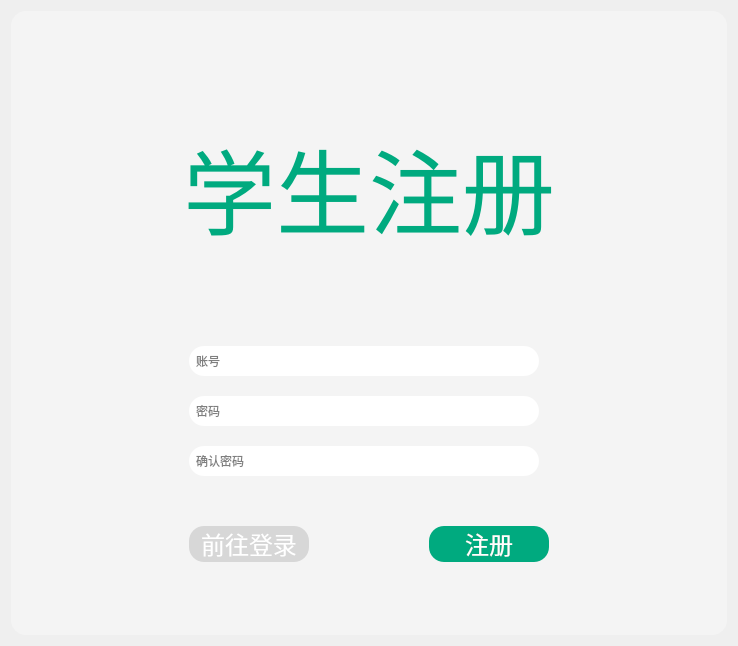
<?xml version="1.0" encoding="UTF-8"?>
<ui version="4.0">
 <class>Form</class>
 <widget class="QWidget" name="Form">
  <property name="geometry">
   <rect>
    <x>0</x>
    <y>0</y>
    <width>738</width>
    <height>646</height>
   </rect>
  </property>
  <property name="windowTitle">
   <string>教务管理系统</string>
  </property>
  <layout class="QHBoxLayout" name="horizontalLayout_7">
   <item>
    <widget class="QWidget" name="widget" native="true">
     <property name="styleSheet">
      <string notr="true">border-radius:15px;
background-color: rgb(244, 244, 244);</string>
     </property>
     <layout class="QHBoxLayout" name="horizontalLayout_6">
      <item>
       <layout class="QVBoxLayout" name="verticalLayout_4">
        <item>
         <layout class="QHBoxLayout" name="horizontalLayout_2">
          <item>
           <spacer name="horizontalSpacer_3">
            <property name="orientation">
             <enum>Qt::Horizontal</enum>
            </property>
            <property name="sizeHint" stdset="0">
             <size>
              <width>40</width>
              <height>20</height>
             </size>
            </property>
           </spacer>
          </item>
          <item>
           <widget class="QPushButton" name="pushButton_3">
            <property name="minimumSize">
             <size>
              <width>9</width>
              <height>9</height>
             </size>
            </property>
            <property name="maximumSize">
             <size>
              <width>30</width>
              <height>30</height>
             </size>
            </property>
            <property name="font">
             <font>
              <pointsize>123453</pointsize>
             </font>
            </property>
            <property name="styleSheet">
             <string notr="true">border:none;
image:url(./imgs/关闭.png);</string>
            </property>
            <property name="text">
             <string/>
            </property>
            <property name="iconSize">
             <size>
              <width>9</width>
              <height>9</height>
             </size>
            </property>
           </widget>
          </item>
         </layout>
        </item>
        <item>
         <widget class="QStackedWidget" name="stackedWidget">
          <property name="currentIndex">
           <number>1</number>
          </property>
          <widget class="QWidget" name="page">
           <layout class="QHBoxLayout" name="horizontalLayout">
            <item>
             <layout class="QVBoxLayout" name="verticalLayout_3">
              <property name="bottomMargin">
               <number>20</number>
              </property>
              <item>
               <spacer name="verticalSpacer">
                <property name="orientation">
                 <enum>Qt::Vertical</enum>
                </property>
                <property name="sizeHint" stdset="0">
                 <size>
                  <width>20</width>
                  <height>40</height>
                 </size>
                </property>
               </spacer>
              </item>
              <item>
               <widget class="QLabel" name="label">
                <property name="minimumSize">
                 <size>
                  <width>560</width>
                  <height>90</height>
                 </size>
                </property>
                <property name="font">
                 <font>
                  <family>隶书</family>
                  <pointsize>70</pointsize>
                 </font>
                </property>
                <property name="styleSheet">
                 <string notr="true">color:rgb(0,170,127);</string>
                </property>
                <property name="text">
                 <string>教务管理系统</string>
                </property>
                <property name="textFormat">
                 <enum>Qt::MarkdownText</enum>
                </property>
                <property name="alignment">
                 <set>Qt::AlignCenter</set>
                </property>
               </widget>
              </item>
              <item>
               <layout class="QHBoxLayout" name="horizontalLayout_5">
                <item>
                 <spacer name="horizontalSpacer">
                  <property name="orientation">
                   <enum>Qt::Horizontal</enum>
                  </property>
                  <property name="sizeHint" stdset="0">
                   <size>
                    <width>40</width>
                    <height>20</height>
                   </size>
                  </property>
                 </spacer>
                </item>
                <item>
                 <layout class="QVBoxLayout" name="verticalLayout_2">
                  <property name="spacing">
                   <number>40</number>
                  </property>
                  <property name="bottomMargin">
                   <number>0</number>
                  </property>
                  <item>
                   <layout class="QVBoxLayout" name="verticalLayout">
                    <property name="spacing">
                     <number>20</number>
                    </property>
                    <property name="leftMargin">
                     <number>0</number>
                    </property>
                    <property name="topMargin">
                     <number>100</number>
                    </property>
                    <item>
                     <widget class="QLineEdit" name="lineEdit">
                      <property name="minimumSize">
                       <size>
                        <width>300</width>
                        <height>30</height>
                       </size>
                      </property>
                      <property name="maximumSize">
                       <size>
                        <width>350</width>
                        <height>35</height>
                       </size>
                      </property>
                      <property name="styleSheet">
                       <string notr="true">border-radius:15px;
padding:5px;
background-color: rgb(255, 255, 255);</string>
                      </property>
                      <property name="text">
                       <string/>
                      </property>
                      <property name="placeholderText">
                       <string>账号</string>
                      </property>
                     </widget>
                    </item>
                    <item>
                     <widget class="QLineEdit" name="lineEdit_2">
                      <property name="minimumSize">
                       <size>
                        <width>300</width>
                        <height>30</height>
                       </size>
                      </property>
                      <property name="maximumSize">
                       <size>
                        <width>350</width>
                        <height>35</height>
                       </size>
                      </property>
                      <property name="styleSheet">
                       <string notr="true">border-radius:15px;
padding:5px;
background-color: rgb(255, 255, 255);</string>
                      </property>
                      <property name="inputMask">
                       <string/>
                      </property>
                      <property name="text">
                       <string/>
                      </property>
                      <property name="frame">
                       <bool>true</bool>
                      </property>
                      <property name="echoMode">
                       <enum>QLineEdit::Password</enum>
                      </property>
                      <property name="placeholderText">
                       <string>密码</string>
                      </property>
                     </widget>
                    </item>
                   </layout>
                  </item>
                  <item>
                   <layout class="QHBoxLayout" name="horizontalLayout_4">
                    <property name="spacing">
                     <number>30</number>
                    </property>
                    <property name="leftMargin">
                     <number>80</number>
                    </property>
                   </layout>
                  </item>
                  <item>
                   <layout class="QHBoxLayout" name="horizontalLayout_3">
                    <property name="spacing">
                     <number>100</number>
                    </property>
                    <property name="leftMargin">
                     <number>30</number>
                    </property>
                    <property name="rightMargin">
                     <number>30</number>
                    </property>
                    <item>
                     <widget class="QPushButton" name="pushButton">
                      <property name="enabled">
                       <bool>true</bool>
                      </property>
                      <property name="sizePolicy">
                       <sizepolicy hsizetype="Minimum" vsizetype="Fixed">
                        <horstretch>0</horstretch>
                        <verstretch>0</verstretch>
                       </sizepolicy>
                      </property>
                      <property name="minimumSize">
                       <size>
                        <width>80</width>
                        <height>30</height>
                       </size>
                      </property>
                      <property name="font">
                       <font>
                        <family>黑体</family>
                        <pointsize>18</pointsize>
                       </font>
                      </property>
                      <property name="layoutDirection">
                       <enum>Qt::LeftToRight</enum>
                      </property>
                      <property name="styleSheet">
                       <string notr="true">QPushButton{
	border-radius:15px;
	background-color: rgb(0,170,127);
	color: rgb(255, 255, 255);
}

QPushButton:hover{
	background-color: rgb(0,200,127);
}
QPushButton:pressed{
	background-color: rgb(0,140,127);
}</string>
                      </property>
                      <property name="text">
                       <string>登录</string>
                      </property>
                      <property name="autoDefault">
                       <bool>false</bool>
                      </property>
                     </widget>
                    </item>
                    <item>
                     <widget class="QPushButton" name="pushButton_2">
                      <property name="enabled">
                       <bool>true</bool>
                      </property>
                      <property name="sizePolicy">
                       <sizepolicy hsizetype="Minimum" vsizetype="Fixed">
                        <horstretch>0</horstretch>
                        <verstretch>0</verstretch>
                       </sizepolicy>
                      </property>
                      <property name="minimumSize">
                       <size>
                        <width>80</width>
                        <height>30</height>
                       </size>
                      </property>
                      <property name="font">
                       <font>
                        <family>黑体</family>
                        <pointsize>18</pointsize>
                       </font>
                      </property>
                      <property name="layoutDirection">
                       <enum>Qt::LeftToRight</enum>
                      </property>
                      <property name="styleSheet">
                       <string notr="true">
QPushButton{
	border-radius:15px;
	color: rgb(255, 255, 255);
	background-color: rgb(215, 215, 215);
}

QPushButton:hover{
	background-color: rgb(235, 235, 235);
}
QPushButton:pressed{
	background-color: rgb(185,185,185);
}</string>
                      </property>
                      <property name="text">
                       <string>注册</string>
                      </property>
                      <property name="autoDefault">
                       <bool>false</bool>
                      </property>
                     </widget>
                    </item>
                   </layout>
                  </item>
                 </layout>
                </item>
                <item>
                 <spacer name="horizontalSpacer_2">
                  <property name="orientation">
                   <enum>Qt::Horizontal</enum>
                  </property>
                  <property name="sizeHint" stdset="0">
                   <size>
                    <width>40</width>
                    <height>20</height>
                   </size>
                  </property>
                 </spacer>
                </item>
               </layout>
              </item>
              <item>
               <spacer name="verticalSpacer_2">
                <property name="orientation">
                 <enum>Qt::Vertical</enum>
                </property>
                <property name="sizeHint" stdset="0">
                 <size>
                  <width>20</width>
                  <height>40</height>
                 </size>
                </property>
               </spacer>
              </item>
             </layout>
            </item>
           </layout>
          </widget>
          <widget class="QWidget" name="page_2">
           <layout class="QHBoxLayout" name="horizontalLayout_14">
            <item>
             <layout class="QVBoxLayout" name="verticalLayout_8">
              <item>
               <spacer name="verticalSpacer_5">
                <property name="orientation">
                 <enum>Qt::Vertical</enum>
                </property>
                <property name="sizeHint" stdset="0">
                 <size>
                  <width>20</width>
                  <height>40</height>
                 </size>
                </property>
               </spacer>
              </item>
              <item>
               <layout class="QHBoxLayout" name="horizontalLayout_11">
                <item>
                 <spacer name="horizontalSpacer_6">
                  <property name="orientation">
                   <enum>Qt::Horizontal</enum>
                  </property>
                  <property name="sizeHint" stdset="0">
                   <size>
                    <width>40</width>
                    <height>20</height>
                   </size>
                  </property>
                 </spacer>
                </item>
                <item>
                 <layout class="QVBoxLayout" name="verticalLayout_9">
                  <property name="spacing">
                   <number>40</number>
                  </property>
                  <item>
                   <widget class="QLabel" name="label_3">
                    <property name="minimumSize">
                     <size>
                      <width>560</width>
                      <height>90</height>
                     </size>
                    </property>
                    <property name="font">
                     <font>
                      <family>隶书</family>
                      <pointsize>70</pointsize>
                     </font>
                    </property>
                    <property name="styleSheet">
                     <string notr="true">color:rgb(0,170,127);</string>
                    </property>
                    <property name="text">
                     <string>学生注册</string>
                    </property>
                    <property name="textFormat">
                     <enum>Qt::MarkdownText</enum>
                    </property>
                    <property name="alignment">
                     <set>Qt::AlignCenter</set>
                    </property>
                   </widget>
                  </item>
                  <item>
                   <layout class="QVBoxLayout" name="verticalLayout_10">
                    <property name="spacing">
                     <number>20</number>
                    </property>
                    <property name="leftMargin">
                     <number>100</number>
                    </property>
                    <property name="topMargin">
                     <number>50</number>
                    </property>
                    <item>
                     <widget class="QLineEdit" name="lineEdit_5">
                      <property name="enabled">
                       <bool>true</bool>
                      </property>
                      <property name="minimumSize">
                       <size>
                        <width>300</width>
                        <height>30</height>
                       </size>
                      </property>
                      <property name="maximumSize">
                       <size>
                        <width>350</width>
                        <height>35</height>
                       </size>
                      </property>
                      <property name="styleSheet">
                       <string notr="true">border-radius:15px;
padding:5px;
background-color: rgb(255, 255, 255);</string>
                      </property>
                      <property name="text">
                       <string/>
                      </property>
                      <property name="placeholderText">
                       <string>账号</string>
                      </property>
                     </widget>
                    </item>
                    <item>
                     <widget class="QLineEdit" name="lineEdit_6">
                      <property name="enabled">
                       <bool>true</bool>
                      </property>
                      <property name="minimumSize">
                       <size>
                        <width>300</width>
                        <height>30</height>
                       </size>
                      </property>
                      <property name="maximumSize">
                       <size>
                        <width>350</width>
                        <height>35</height>
                       </size>
                      </property>
                      <property name="styleSheet">
                       <string notr="true">border-radius:15px;
padding:5px;
background-color: rgb(255, 255, 255);</string>
                      </property>
                      <property name="inputMask">
                       <string/>
                      </property>
                      <property name="text">
                       <string/>
                      </property>
                      <property name="frame">
                       <bool>true</bool>
                      </property>
                      <property name="echoMode">
                       <enum>QLineEdit::Password</enum>
                      </property>
                      <property name="placeholderText">
                       <string>密码</string>
                      </property>
                     </widget>
                    </item>
                    <item>
                     <widget class="QLineEdit" name="lineEdit_7">
                      <property name="enabled">
                       <bool>true</bool>
                      </property>
                      <property name="minimumSize">
                       <size>
                        <width>300</width>
                        <height>30</height>
                       </size>
                      </property>
                      <property name="maximumSize">
                       <size>
                        <width>350</width>
                        <height>35</height>
                       </size>
                      </property>
                      <property name="styleSheet">
                       <string notr="true">border-radius:15px;
padding:5px;
background-color: rgb(255, 255, 255);</string>
                      </property>
                      <property name="inputMask">
                       <string/>
                      </property>
                      <property name="text">
                       <string/>
                      </property>
                      <property name="frame">
                       <bool>true</bool>
                      </property>
                      <property name="echoMode">
                       <enum>QLineEdit::Password</enum>
                      </property>
                      <property name="placeholderText">
                       <string>确认密码</string>
                      </property>
                     </widget>
                    </item>
                   </layout>
                  </item>
                  <item>
                   <layout class="QHBoxLayout" name="horizontalLayout_13">
                    <property name="spacing">
                     <number>120</number>
                    </property>
                    <property name="leftMargin">
                     <number>100</number>
                    </property>
                    <property name="topMargin">
                     <number>10</number>
                    </property>
                    <property name="rightMargin">
                     <number>100</number>
                    </property>
                    <item>
                     <widget class="QPushButton" name="pushButton_6">
                      <property name="enabled">
                       <bool>true</bool>
                      </property>
                      <property name="sizePolicy">
                       <sizepolicy hsizetype="Minimum" vsizetype="Fixed">
                        <horstretch>0</horstretch>
                        <verstretch>0</verstretch>
                       </sizepolicy>
                      </property>
                      <property name="minimumSize">
                       <size>
                        <width>80</width>
                        <height>30</height>
                       </size>
                      </property>
                      <property name="font">
                       <font>
                        <family>黑体</family>
                        <pointsize>18</pointsize>
                       </font>
                      </property>
                      <property name="layoutDirection">
                       <enum>Qt::LeftToRight</enum>
                      </property>
                      <property name="styleSheet">
                       <string notr="true">QPushButton{
	border-radius:15px;
	color: rgb(255, 255, 255);
	background-color: rgb(215, 215, 215);
}

QPushButton:hover{
	background-color: rgb(235, 235, 235);
}
QPushButton:pressed{
	background-color: rgb(185,185,185);
}</string>
                      </property>
                      <property name="text">
                       <string>前往登录</string>
                      </property>
                      <property name="autoDefault">
                       <bool>false</bool>
                      </property>
                     </widget>
                    </item>
                    <item>
                     <widget class="QPushButton" name="pushButton_7">
                      <property name="enabled">
                       <bool>true</bool>
                      </property>
                      <property name="sizePolicy">
                       <sizepolicy hsizetype="Minimum" vsizetype="Fixed">
                        <horstretch>0</horstretch>
                        <verstretch>0</verstretch>
                       </sizepolicy>
                      </property>
                      <property name="minimumSize">
                       <size>
                        <width>80</width>
                        <height>30</height>
                       </size>
                      </property>
                      <property name="font">
                       <font>
                        <family>黑体</family>
                        <pointsize>18</pointsize>
                       </font>
                      </property>
                      <property name="layoutDirection">
                       <enum>Qt::LeftToRight</enum>
                      </property>
                      <property name="styleSheet">
                       <string notr="true">QPushButton{
	border-radius:15px;
	background-color: rgb(0,170,127);
	color: rgb(255, 255, 255);
}

QPushButton:hover{
	background-color: rgb(0,200,127);
}
QPushButton:pressed{
	background-color: rgb(0,140,127);
}</string>
                      </property>
                      <property name="text">
                       <string>注册</string>
                      </property>
                      <property name="iconSize">
                       <size>
                        <width>16</width>
                        <height>16</height>
                       </size>
                      </property>
                      <property name="autoRepeatDelay">
                       <number>300</number>
                      </property>
                      <property name="autoDefault">
                       <bool>false</bool>
                      </property>
                     </widget>
                    </item>
                   </layout>
                  </item>
                 </layout>
                </item>
                <item>
                 <spacer name="horizontalSpacer_7">
                  <property name="orientation">
                   <enum>Qt::Horizontal</enum>
                  </property>
                  <property name="sizeHint" stdset="0">
                   <size>
                    <width>40</width>
                    <height>20</height>
                   </size>
                  </property>
                 </spacer>
                </item>
               </layout>
              </item>
              <item>
               <spacer name="verticalSpacer_6">
                <property name="orientation">
                 <enum>Qt::Vertical</enum>
                </property>
                <property name="sizeHint" stdset="0">
                 <size>
                  <width>20</width>
                  <height>40</height>
                 </size>
                </property>
               </spacer>
              </item>
             </layout>
            </item>
           </layout>
          </widget>
         </widget>
        </item>
       </layout>
      </item>
     </layout>
    </widget>
   </item>
  </layout>
 </widget>
 <resources/>
 <connections>
  <connection>
   <sender>pushButton_7</sender>
   <signal>clicked()</signal>
   <receiver>Form</receiver>
   <slot>register()</slot>
   <hints>
    <hint type="sourcelabel">
     <x>606</x>
     <y>503</y>
    </hint>
    <hint type="destinationlabel">
     <x>535</x>
     <y>656</y>
    </hint>
   </hints>
  </connection>
  <connection>
   <sender>pushButton_2</sender>
   <signal>clicked()</signal>
   <receiver>Form</receiver>
   <slot>open_register_page()</slot>
   <hints>
    <hint type="sourcelabel">
     <x>518</x>
     <y>495</y>
    </hint>
    <hint type="destinationlabel">
     <x>525</x>
     <y>635</y>
    </hint>
   </hints>
  </connection>
  <connection>
   <sender>pushButton</sender>
   <signal>clicked()</signal>
   <receiver>Form</receiver>
   <slot>login()</slot>
   <hints>
    <hint type="sourcelabel">
     <x>267</x>
     <y>507</y>
    </hint>
    <hint type="destinationlabel">
     <x>163</x>
     <y>520</y>
    </hint>
   </hints>
  </connection>
  <connection>
   <sender>pushButton_3</sender>
   <signal>clicked()</signal>
   <receiver>Form</receiver>
   <slot>close()</slot>
   <hints>
    <hint type="sourcelabel">
     <x>693</x>
     <y>47</y>
    </hint>
    <hint type="destinationlabel">
     <x>776</x>
     <y>42</y>
    </hint>
   </hints>
  </connection>
  <connection>
   <sender>pushButton_6</sender>
   <signal>clicked()</signal>
   <receiver>Form</receiver>
   <slot>open_login_page()</slot>
   <hints>
    <hint type="sourcelabel">
     <x>306</x>
     <y>503</y>
    </hint>
    <hint type="destinationlabel">
     <x>198</x>
     <y>654</y>
    </hint>
   </hints>
  </connection>
 </connections>
 <slots>
  <slot>login()</slot>
  <slot>open_register_page()</slot>
  <slot>open_login_page()</slot>
  <slot>register()</slot>
 </slots>
</ui>
